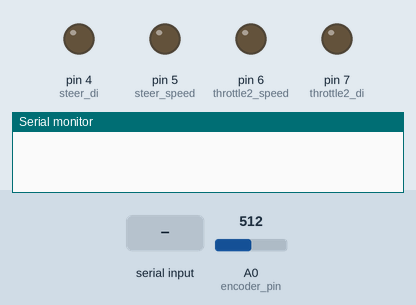
Simulated run of this sketch. Board: Arduino Uno, built with avr-gcc and run on an emulated ATmega328P. Parts: output pins drawn as LEDs (lit = HIGH), the last lines printed to the serial monitor. The test bench sets the inputs (shaded band); at power-on: A0 (encoder_pin) = 512.

Above: at 1.2 s.
1.3 s: "90,45\n" received over Serial
At 3.4 s:
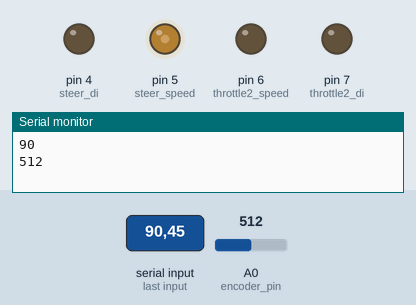
3.8 s: "30,150\n" received over Serial
At 5.4 s:
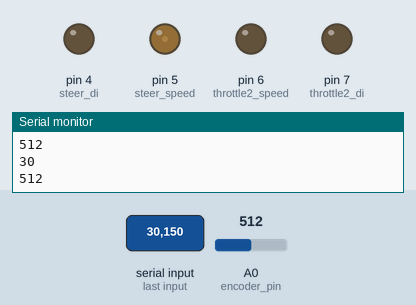
6.3 s: "200\n" received over Serial
At 8.4 s:
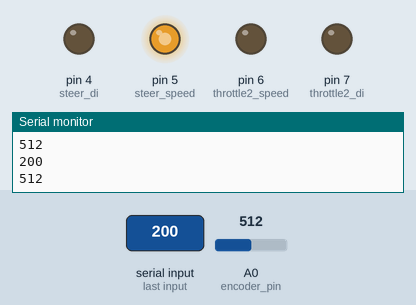
8.8 s: "90\n" received over Serial
At 10.4 s:
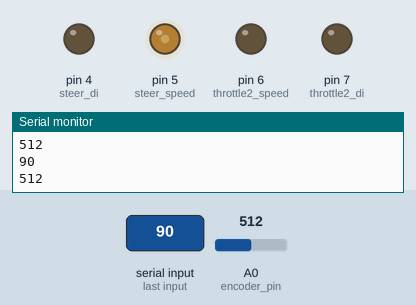
Timing chart, 0 to 11.9 s (numbered marks = the images above; inputs shaded):
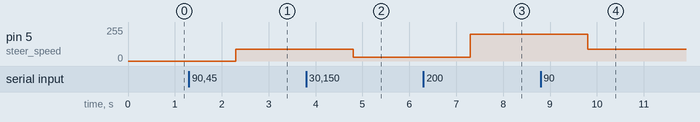

Measured:
- after the input at 1.3 s, pin 5 (steer_speed): 0/255 → 90/255 after 1.0 s
- after the input at 3.8 s, pin 5 (steer_speed): 90/255 → 30/255 after 1.0 s
- after the input at 6.3 s, pin 5 (steer_speed): 30/255 → 200/255 after 1.0 s
- after the input at 8.8 s, pin 5 (steer_speed): 200/255 → 90/255 after 1.0 s

The sketch:

rc_control.ino
```cpp
#include <stdio.h>
#include <math.h>

//#define DEBUG
#define DEF_STEER 200
#define DEF_SPEED 200
#define encoder_pin A0
/*
 #Steps:
 1.Connect the M1_PWM & M2_PWM to UNO digital 5 & 6
 2.Connect the M1_EN & M2_EN to UNO digital 4 & 7
 3.Connect +5V & GND to UNO 5V & GND

 # Function for current sense and diagnosis,if you want to use
 please connect the IS pins to Arduino
 Connect LA_IS & RA_IS to UNO digital 2
 Connect LB_IS & RB_IS to UNO digital 3
 */
#define steer_speed 5     //M1 Speed Control
#define throttle2_speed 6     //M2 Speed Control
#define steer_di 4     //M1 Direction Control
#define throttle2_di 7     //M2 Direction Control
int steer_val = DEF_STEER;
int counter=0;
String cmd_str = "";
int encoder_val = 0;

void stop(void)                    //Stop
{
  digitalWrite(steer_speed,0);
  digitalWrite(steer_di,LOW);
  digitalWrite(throttle2_speed,0);
  digitalWrite(throttle2_di,LOW);
}
//void forward(char a,char b)
void forward(char a)//Move forward
{
  analogWrite (throttle2_speed,a);
  digitalWrite(throttle2_di,HIGH);
}
//void backward (char a,char b)
void backward (char a)//Move backward
{
  analogWrite (throttle2_speed,a);
  digitalWrite(throttle2_di,LOW);
}
void turn_L (char a)             //Turn Left
{
  analogWrite (steer_speed,a);      //PWM Speed Control
  digitalWrite(steer_di,HIGH);
}
void turn_R (char a)             //Turn Right
{
  analogWrite (steer_speed,a);
  digitalWrite(steer_di,LOW);
}


void current_sense()                  // current sense and diagnosis
{
  int val1=digitalRead(2);
  int val2=digitalRead(3);
  if(val1==HIGH || val2==HIGH){
    counter++;
    if(counter==3){
      counter=0;
      Serial.println("Warning");
    }
  }
}

void setup(void)
{
  int i;
  for(i=4;i<=7;i++)
    pinMode(i, OUTPUT);
  Serial.begin(19200);      //Set Baud Rate
  //Serial.println("Run keyboard control");
  digitalWrite(steer_speed,LOW);
  digitalWrite(throttle2_speed,LOW);
  pinMode(2,INPUT);
  pinMode(3,INPUT);
}

void loop(void)
{
  encoder_val = analogRead(encoder_pin);
  if(Serial.available()){
    cmd_str = Serial.readString();
    //char val = Serial.read();
/*
    int first = cmd_str.indexOf(",");
    int second = cmd_str.indexOf(",",first+1);
    int strlength = cmd_str.length();
    String speed_val_s = cmd_str.substring(0,first);
    String steer_val_s = cmd_str.substring(first+1,second);

    int speed_val = speed_val_s.toInt(); // speed_val : -255 ~ 255
    int steer_val = steer_val_s.toInt(); // steer_val : -255 ~ 255
*/
    int steer_val = cmd_str.toInt(); // steer_val : -255 ~ 255
/*
    if(speed_val >= 0){
      analogWrite (throttle2_speed,speed_val);
      digitalWrite(throttle2_di,HIGH);
    }
    else{
      speed_val = speed_val*(-1);
      analogWrite (throttle2_speed,speed_val);
      digitalWrite(throttle2_di,LOW);
    }
  */
    if(steer_val >= 0){
      analogWrite (steer_speed,steer_val);
      digitalWrite(steer_di,LOW);
    }
    else{
      steer_val = steer_val*(-1);
      analogWrite (steer_speed,steer_val);
      digitalWrite(steer_di,HIGH);
    }
    Serial.println(steer_val);
    Serial.println(encoder_val);
  }

  delay(5);
}
```
